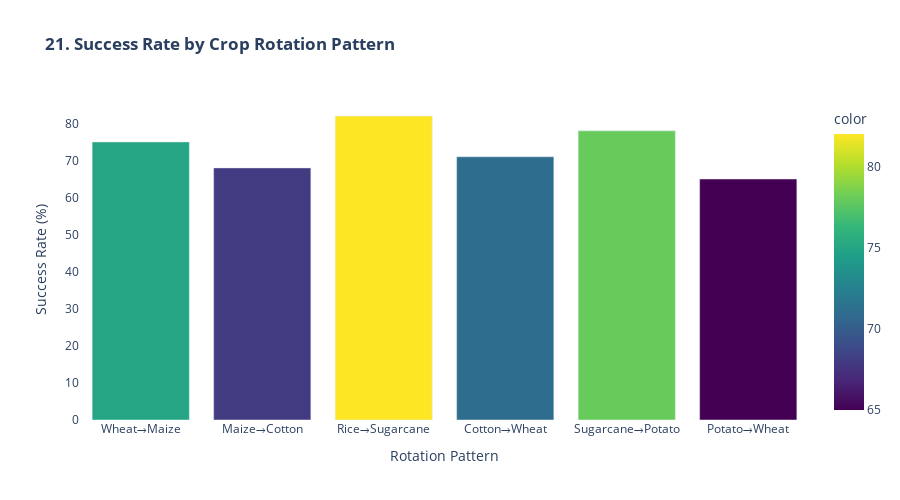

Source (notebook cell):
### Markdown cell above
## *21. Crop Rotation Benefits*

### Code cell
print("\n21. Crop Rotation Analysis...")

# Create synthetic rotation patterns for visualization
rotation_patterns = {
    'Wheat→Maize': 75, 'Maize→Cotton': 68, 'Rice→Sugarcane': 82,
    'Cotton→Wheat': 71, 'Sugarcane→Potato': 78, 'Potato→Wheat': 65
}

fig21 = px.bar(x=list(rotation_patterns.keys()), y=list(rotation_patterns.values()),
               title='<b>21. Success Rate by Crop Rotation Pattern</b>',
               labels={'x': 'Rotation Pattern', 'y': 'Success Rate (%)'},
               color=list(rotation_patterns.values()),
               color_continuous_scale='Viridis')

fig21.update_layout(height=500, plot_bgcolor='white', showlegend=False)
fig21.show()

### Figure 1 — Plotly figure (JSON) as saved in the notebook; plotly's stock layout.template omitted (floating-point values rounded to 4 significant figures)
{"data": [{"hovertemplate": "Rotation Pattern=%{x}<br>Success Rate (%)=%{y}<br>color=%{marker.color}<extra></extra>", "legendgroup": "", "marker": {"color": [75, 68, 82, 71, 78, 65], "coloraxis": "coloraxis", "pattern": {"shape": ""}}, "name": "", "orientation": "v", "showlegend": false, "textposition": "auto", "type": "bar", "x": ["Wheat→Maize", "Maize→Cotton", "Rice→Sugarcane", "Cotton→Wheat", "Sugarcane→Potato", "Potato→Wheat"], "xaxis": "x", "y": [75, 68, 82, 71, 78, 65], "yaxis": "y"}], "layout": {"barmode": "relative", "coloraxis": {"colorbar": {"title": {"text": "color"}}, "colorscale": [[0, "#440154"], [0.1111, "#482878"], [0.2222, "#3e4989"], [0.3333, "#31688e"], [0.4444, "#26828e"], [0.5556, "#1f9e89"], [0.6667, "#35b779"], [0.7778, "#6ece58"], [0.8889, "#b5de2b"], [1, "#fde725"]]}, "height": 500, "legend": {"tracegroupgap": 0}, "plot_bgcolor": "white", "showlegend": false, "title": {"text": "<b>21. Success Rate by Crop Rotation Pattern</b>"}, "xaxis": {"anchor": "y", "domain": [0, 1], "title": {"text": "Rotation Pattern"}}, "yaxis": {"anchor": "x", "domain": [0, 1], "title": {"text": "Success Rate (%)"}}}}
